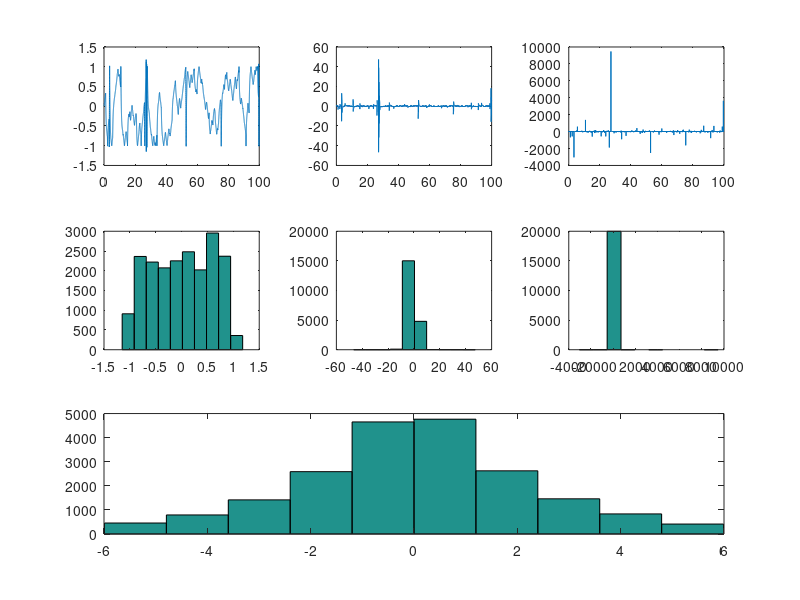

MATLAB code for this plot:
clc
clear all

tstep=.005;
t=0:tstep:100;
v=.1;
x=0;

state=zeros(length(t),3);

W=2; %Might be an outer loop later
hellzno=.05;

%Euler because why not and stochastic
for k=1:length(t)
    if v==0
        v=v+.001*randn; %Floating point zero isn't real and causes nasty headaches
    end
    %r=hellzno+(1-2*hellzno)*rand;
    r=.95*rand;
    invcumulativedensity=-W*log(1-r);
    a=sign(rand-.5)*invcumulativedensity/v;
    
    state(k,:)=[x v a];
    v=v+a*tstep-tstep*(1.6*W)*v;
    x=x+v*tstep;
    
    if x>1
        v=-abs(v);
    elseif x<-1
        v=abs(v);
    end
end

figure(88)
clf
for k=1:3
    subplot(3,3,k)
    plot(t,state(:,k))
    
    subplot(3,3,3+k)
    hist(state(:,k))
end

subplot(3,3,[7 8 9])
hist(state(:,2).*state(:,3))
